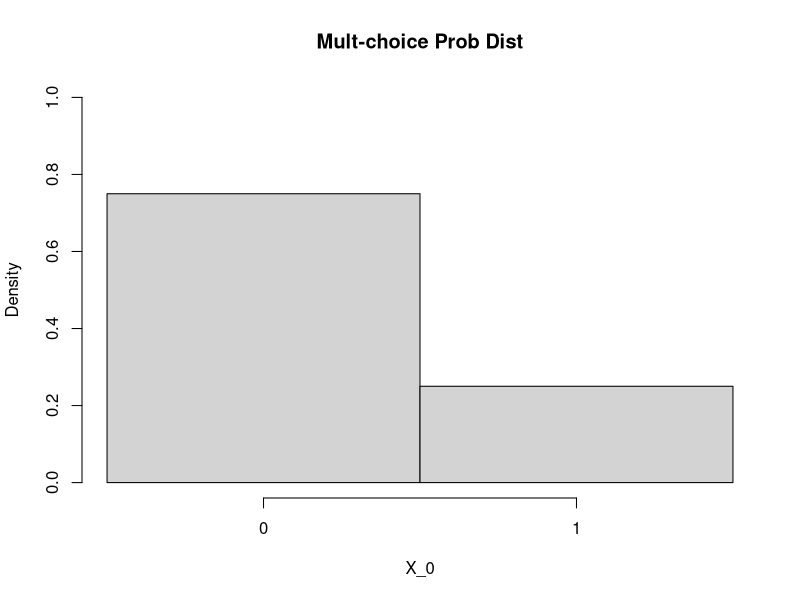

Here is the R script that generated this plot:

data = sample(c(1,0,0,0),1000000,replace=T)

pdf('mult_choice.pdf',width=4,height=3)
hist(data, breaks = 0:2-0.5, freq=F,
     main = 'Mult-choice Prob Dist',
     xaxp  = c(0,1,1),
     xlab = 'X_0',
     ylim = c(0,1))
dev.off()
